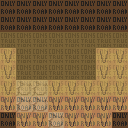

A level layout from a 2D game, rendered from its tile map. Below: a short description, then the map file with tile-grid data replaced by summaries:
An orthogonal 8x8 tile map with 16x16 px tiles, 2 tile layers (ground, structure), 2 tilesets.

<map version="1.10" tiledversion="1.12.2" orientation="orthogonal" renderorder="right-down" width="8" height="8" tilewidth="16" tileheight="16" infinite="0" nextlayerid="3" nextobjectid="1">
 <tileset firstgid="1" source="../tilesets/world_tile_ground.tsx" />
 <tileset firstgid="257" source="../tilesets/world_tile_structure.tsx" />
 <layer id="1" name="ground" width="8" height="8">
  <data>[64 cells, 28 non-empty, 2 distinct tile ids]</data>
 </layer>
 <layer id="2" name="structure" width="8" height="8">
  <data>[64 cells, 64 non-empty, 2 distinct tile ids]</data>
 </layer>
</map>
